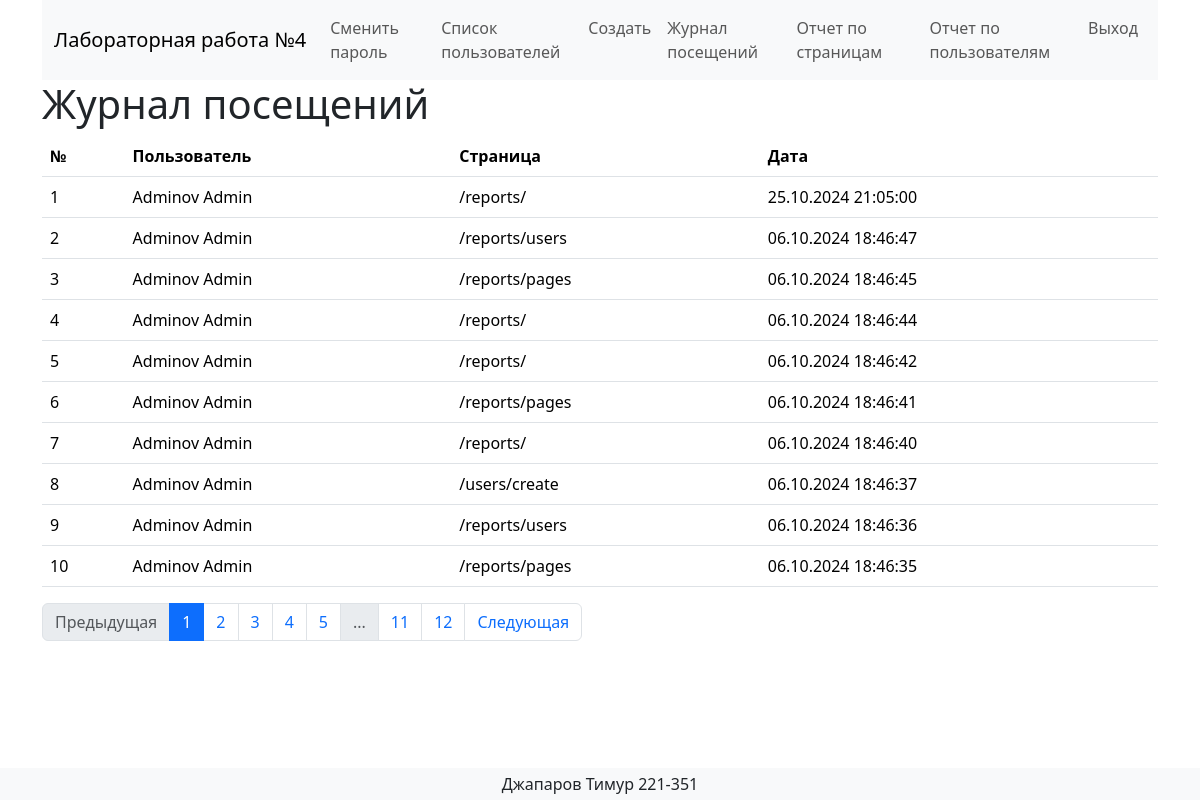
Page /reports/ (signed in) on the committed database.
### app.py (models this page shows, shortened)
class User(UserMixin, db.Model):
    id = db.Column(db.Integer, primary_key=True)
    login = db.Column(db.String(150), unique=True, nullable=False)
    password_hash = db.Column(db.String(150), nullable=False)
    last_name = db.Column(db.String(150), nullable=True)
    first_name = db.Column(db.String(150), nullable=False)
    middle_name = db.Column(db.String(150), nullable=True)
    role_id = db.Column(db.Integer, db.ForeignKey('role.id'), nullable=True)
    created_at = db.Column(db.DateTime, default=db.func.current_timestamp())
    visit_log = db.relationship('VisitLog', backref='user', lazy='dynamic')

class VisitLog(db.Model):
    id = db.Column(db.Integer, primary_key=True)
    path = db.Column(db.String(100), nullable=False)
    user_id = db.Column(db.Integer, db.ForeignKey('user.id'))
    created_at = db.Column(db.DateTime, default=db.func.current_timestamp())

### app.py (the view)
@app.route('/reports/')
@login_required
@check_rights(['admin', 'user'])
def visit_logs():
    page = request.args.get('page', 1, type=int)
    per_page = 10
    visits = VisitLog.query.order_by(VisitLog.created_at.desc()).paginate(page=page, per_page=per_page, error_out=False)
    return render_template('reports/visit_logs.html', visits=visits)

### app.py (called while the page is built)
def check_rights(roles):
    def decorator(func):
        @wraps(func)
        def wrapper(*args, **kwargs):
            if current_user.is_authenticated and current_user.role.name in roles:
                return func(*args, **kwargs)
            else:
                flash("У вас недостаточно прав для доступа к данной странице.", "danger")
                return redirect(url_for('index'))
        return wrapper
    return decorator

@login_manager.user_loader
def load_user(user_id):
    return User.query.get(int(user_id))

@app.before_request
def log_visit():
    if 'static' not in request.path:
        visit_log = VisitLog(path=request.path, user_id=current_user.id if current_user.is_authenticated else None)
        db.session.add(visit_log)
        db.session.commit()

### templates/reports/visit_logs.html
{% extends 'base.html' %}
{% block content %}
    <div class="container">
        <h1>Журнал посещений</h1>
        <table class="table">
            <thead>
              <tr>
                <th scope="col">№</th>
                <th scope="col">Пользователь</th>
                <th scope="col">Страница</th>
                <th scope="col">Дата</th>
              </tr>
            </thead>
            <tbody>
              {% for visit in visits.items %}
                <tr>
                    <td>{{ loop.index }}</td>
                    <td>
                        {% if visit.user %}
                            {{ visit.user.last_name }} {{ visit.user.first_name }}
                        {% else %}
                            Неаутентифицированный пользователь
                        {% endif %}
                    </td>
                    <td>{{ visit.path }}</td>
                    <td>{{ visit.created_at.strftime('%d.%m.%Y %H:%M:%S') }}</td>
                </tr>
              {% endfor %}
            </tbody>
        </table>
        <nav aria-label="Page navigation example">
            <ul class="pagination">
                {% if visits.has_prev %}
                    <li class="page-item"><a class="page-link" href="{{ url_for('visit_logs', page=visits.prev_num) }}">Предыдущая</a></li>
                {% else %}
                    <li class="page-item disabled"><span class="page-link">Предыдущая</span></li>
                {% endif %}
                {% for page_num in visits.iter_pages(left_edge=2, right_edge=2) %}
                    {% if page_num %}
                        {% if visits.page == page_num %}
                            <li class="page-item active" aria-current="page"><span class="page-link">{{ page_num }}</span></li>
                        {% else %}
                            <li class="page-item"><a class="page-link" href="{{ url_for('visit_logs', page=page_num) }}">{{ page_num }}</a></li>
                        {% endif %}
                    {% else %}
                        <li class="page-item disabled"><span class="page-link">...</span></li>
                    {% endif %}
                {% endfor %}
                {% if visits.has_next %}
                    <li class="page-item"><a class="page-link" href="{{ url_for('visit_logs', page=visits.next_num) }}">Следующая</a></li>
                {% else %}
                    <li class="page-item disabled"><span class="page-link">Следующая</span></li>
                {% endif %}
            </ul>
        </nav>
    </div>
{% endblock %}

### templates/base.html (shortened to what this page needs)
<!DOCTYPE html>
<html lang="en">
  <head>
    <link
      href="https://cdn.jsdelivr.net/npm/bootstrap@5.3.3/dist/css/bootstrap.min.css"
      rel="stylesheet"
    />
  </head>
  <body>
    <header>
      <div class="container">
        <nav class="navbar navbar-expand-lg bg-body-tertiary">
          <div class="container-fluid">
            <a class="navbar-brand" href="{{url_for('index')}}"
              >Лабораторная работа №4</a
            >
            <div class="collapse navbar-collapse" id="navbarNavAltMarkup">
              <div class="navbar-nav ms-auto">
                {% if current_user.is_authenticated%}
                  <a class="nav-link" href="{{url_for('change')}}">Сменить пароль</a>
                  <a class="nav-link" href="{{url_for('show_users')}}">Список пользователей</a>
                  <a class="nav-link" href="{{url_for('create')}}">Создать</a>
                  {% if current_user.role.name == 'admin' %}
                    <a class="nav-link" href="{{url_for('visit_logs')}}">Журнал посещений</a>
                    <a class="nav-link" href="{{url_for('pages_report')}}">Отчет по страницам</a>
                    <a class="nav-link" href="{{url_for('users_report')}}">Отчет по пользователям</a>
                  {% endif %}
                  <a class="nav-link" href="{{url_for('logout')}}">Выход</a>
                {% else %}
                  <a  class="nav-link" href="{{url_for('login')}}">Вход</a>
                {% endif %}
              </div>
            </div>
          </div>
        </nav>
      </div>
    </header>
    <main>{% block content%}
      {% endblock %}</main>
    <footer class="bg-body-tertiary fixed-bottom text-lg-start">
      <div class="p-1 text-dark text-center">Джапаров Тимур 221-351</div>
    </footer>
  </body>
</html>

### rows in the picture
User: user.last_name "Adminov", user.first_name "Admin"
VisitLog: user.last_name "Adminov", user.first_name "Admin", path "/reports/users", created_at "06.10.2024 18:46:47"
VisitLog: user.last_name "Adminov", user.first_name "Admin", path "/reports/pages", created_at "06.10.2024 18:46:45"
VisitLog: user.last_name "Adminov", user.first_name "Admin", path "/reports/", created_at "06.10.2024 18:46:44"
VisitLog: user.last_name "Adminov", user.first_name "Admin", path "/reports/", created_at "06.10.2024 18:46:42"
VisitLog: user.last_name "Adminov", user.first_name "Admin", path "/reports/pages", created_at "06.10.2024 18:46:41"
VisitLog: user.last_name "Adminov", user.first_name "Admin", path "/reports/", created_at "06.10.2024 18:46:40"
VisitLog: user.last_name "Adminov", user.first_name "Admin", path "/users/create", created_at "06.10.2024 18:46:37"
VisitLog: user.last_name "Adminov", user.first_name "Admin", path "/reports/users", created_at "06.10.2024 18:46:36"
VisitLog: user.last_name "Adminov", user.first_name "Admin", path "/reports/pages", created_at "06.10.2024 18:46:35"

### other values in the picture
{{ visit.path }} "/reports/"
{{ visit.created_at.strftime('%d.%m.%Y %H:%M:%S') }} "25.10.2024 21:05:00"
{{ page_num }} "1"
{{ page_num }} "2" "3" "4" "5" "11" "12"
